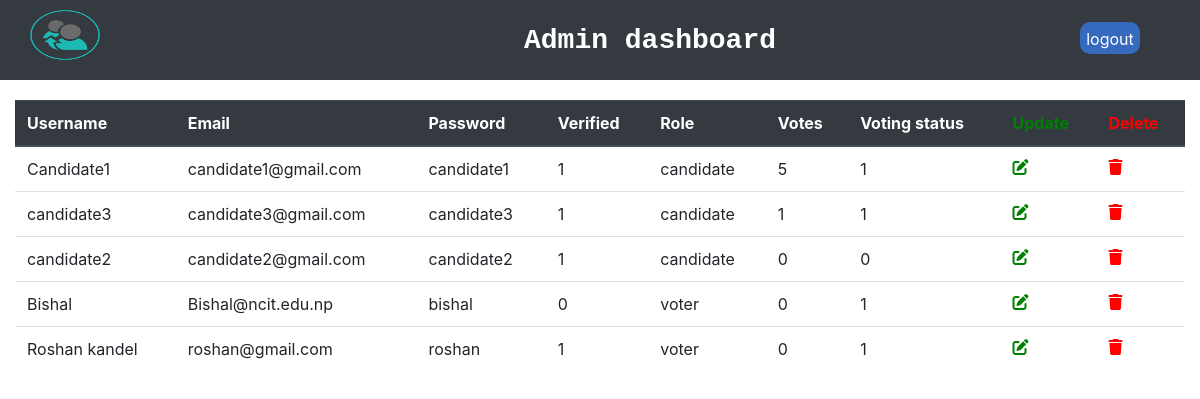
/admin/admindashboard.php (signed in), run on the app's committed database.
### tables this page shows
CREATE TABLE `user` (
  `id` int(11) NOT NULL,
  `username` varchar(100) NOT NULL,
  `email` varchar(100) NOT NULL,
  `verified` tinyint(4) NOT NULL,
  `token` varchar(255) NOT NULL,
  `password` varchar(255) NOT NULL,
  `photo` varchar(255) NOT NULL,
  `role` varchar(100) NOT NULL,
  `status` tinyint(1) NOT NULL,
  `votes` int(100) NOT NULL
);

### admin/admindashboard.php (the view, shortened to what this page needs)
<?php
$conn = new mysqli("localhost", "root", "", "chatroom");
?>
<html lang="en">
<head>
    <link rel="stylesheet" href="https://maxcdn.bootstrapcdn.com/bootstrap/4.5.2/css/bootstrap.min.css">
    <link rel="stylesheet" href="https://cdnjs.cloudflare.com/ajax/libs/font-awesome/6.0.0-beta2/css/all.min.css" />
</head>
<body>
    <div class="header">
        <img src="admin-img.png" alt="admin img" height="60px" width="70px">
        <h3>Admin dashboard</h3>
        <a id="btnlogout" href="adminlogout.php">logout</a>
    </div>
    <br>
    <div class="container-fluid">
        <table class="table">
            <thead class="thead-dark">
                <tr>
                    <th>Username</th>
                    <th>Email</th>
                    <th>Password</th>
                    <th>Verified</th>
                    <th>Role</th>
                    <th>Votes</th>
                    <th>Voting status</th>
                    <th style="color: green;">Update</th>
                    <th style="color: red;">Delete</th>
                </tr>
            </thead>
            <tbody>
                <?php
                $query = "SELECT*FROM user";
                $result = mysqli_query($conn, $query);
                while ($row = mysqli_fetch_assoc($result)) {
                ?>
                    <tr>
                        <td><?php echo $row['username'] ?></td>
                        <td><?php echo $row['email'] ?></td>
                        <td><?php echo $row['password'] ?></td>
                        <td><?php echo $row['verified'] ?></td>
                        <td><?php echo $row['role'] ?></td>
                        <td><?php echo $row['votes'] ?></td>
                        <td><?php echo $row['status'] ?></td>
                        <td><a href="update.php?id=<?php echo $row['id']; ?>"><i class="fa fa-edit" style="color: green;"></i></a></td>
                        <td><a href="delete.php?id=<?php echo $row['id']; ?>"><i class="fa fa-trash" style="color: red;"></i></a></td>
                    </tr>
                <?php
                } ?>
            </tbody>
        </table>
    </div>
</body>
</html>

### admin/admindashboard.php (style rules this page uses)
* { margin: 0px; padding: 0px; box-sizing: border-box; }
.header { align-items: center; display: inline-block; background-color: #343a40; height: 10%; width: 100%; }
#btnlogout { float: right; margin-right: 5%; align-self: center; margin-top: -20px; border-radius: 10px; padding: 5px; background-color: #366abf; color: white; height: 40%; width: 5%; text-align: center; cursor: pointer; }
.header h3 { transform: translate(0%, 70%); text-align: center; font-family: 'Courier New', Courier, monospace; font-weight: bold; color: white; }
.header img { margin-left: 30px; float: left; align-self: center; padding-top: 10px; }
.table { margin-top: 20px; }

### data on the page
user: username "Candidate1", email "candidate1@gmail.com", password "candidate1", verified "1", role "candidate", votes "5", status "1"
user: username "candidate3", email "candidate3@gmail.com", password "candidate3", verified "1", role "candidate", votes "1", status "1"
user: username "candidate2", email "candidate2@gmail.com", password "candidate2", verified "1", role "candidate", votes "0", status "0"
user: username "Bishal", email "Bishal@ncit.edu.np", password "bishal", verified "0", role "voter", votes "0", status "1"
user: username "Roshan kandel", email "roshan@gmail.com", password "roshan", verified "1", role "voter", votes "0", status "1"
